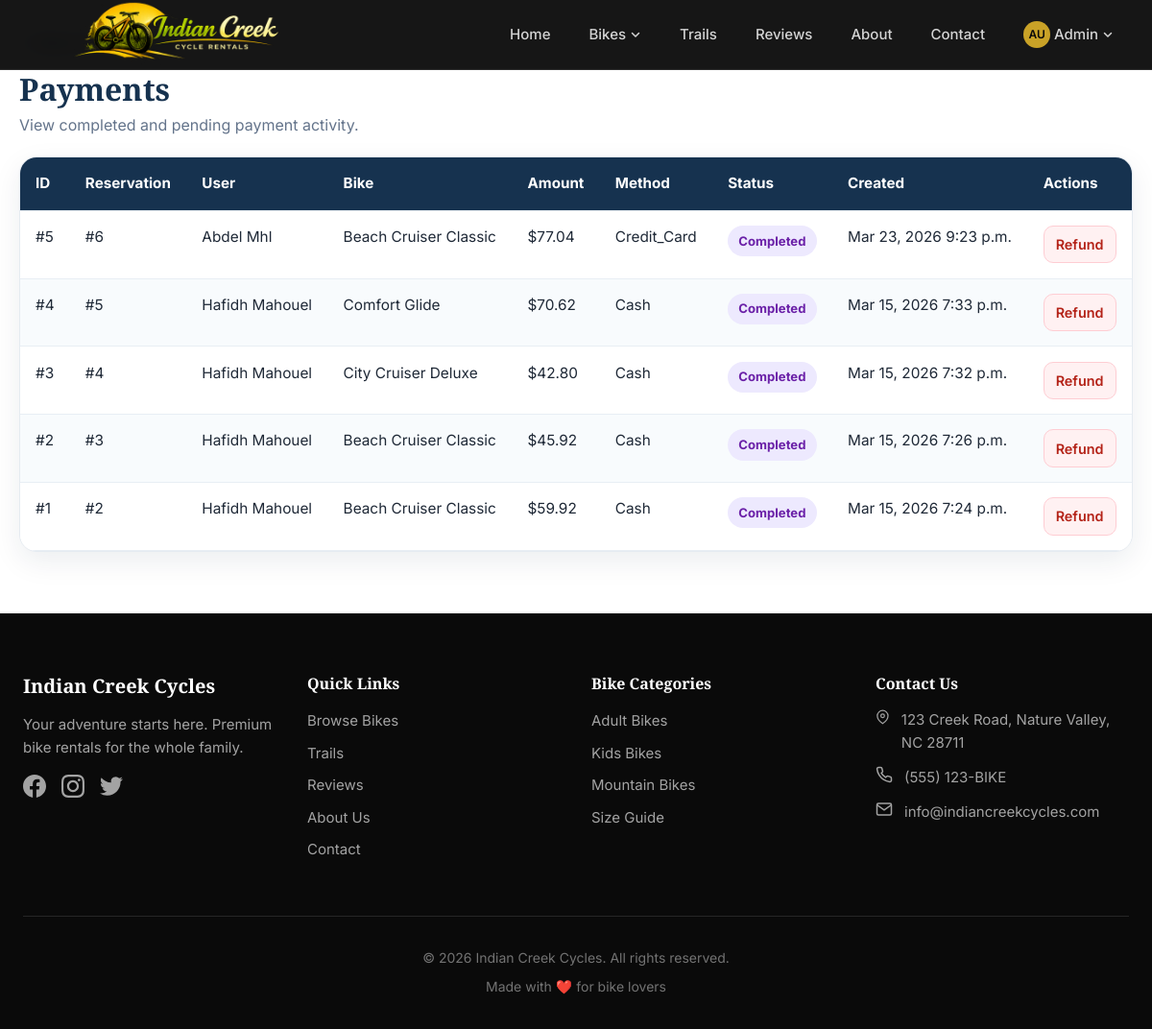
Page /admin-dashboard/payments/ (signed in) on the earlier database version.
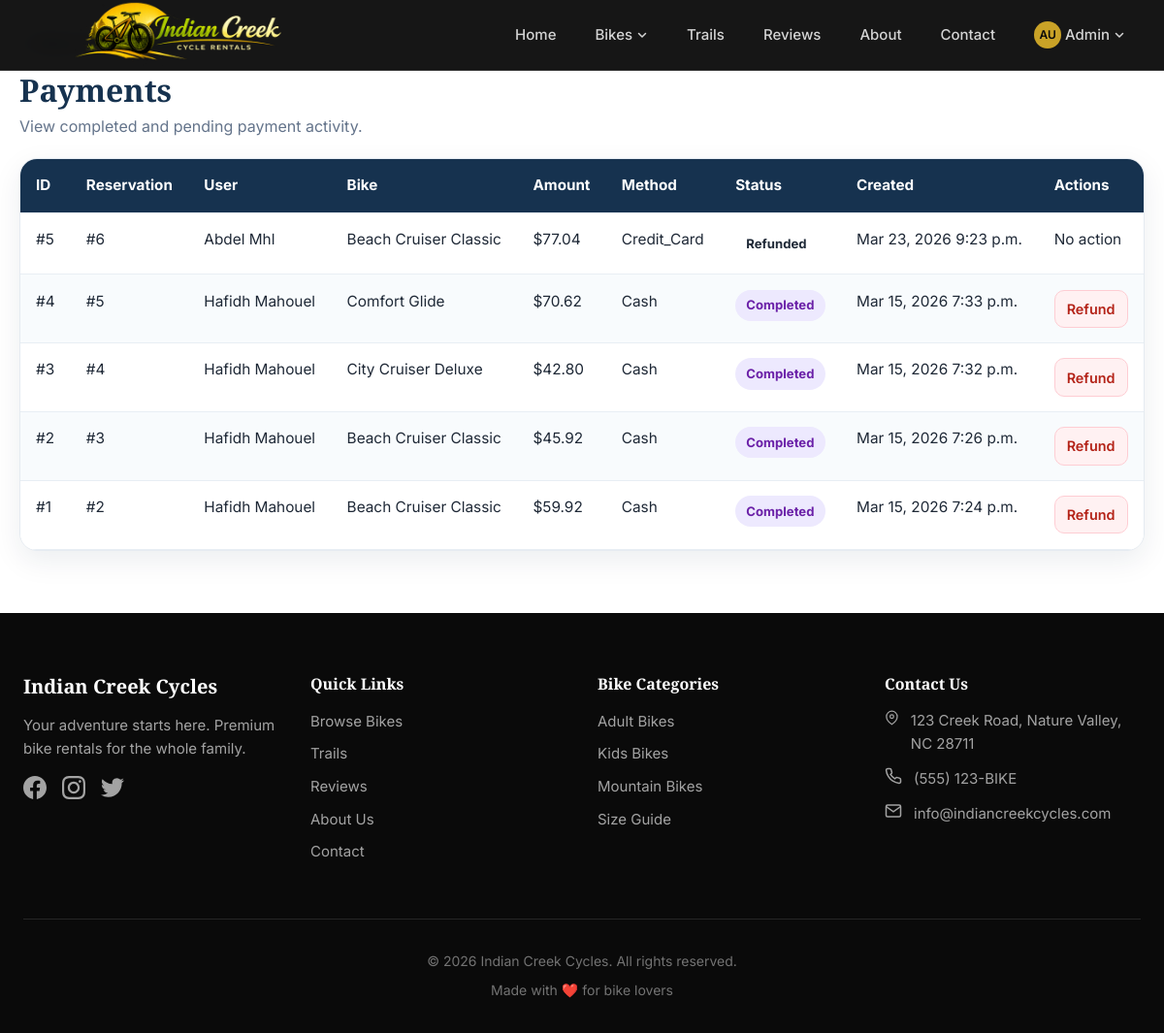
Same page on the later database version.
### payments/models.py (models this page shows, shortened)
class Payment(models.Model):
    PAYMENT_METHODS = [
        ('credit_card', 'Credit Card'),
        ('debit_card', 'Debit Card'),
        ('paypal', 'PayPal'),
        ('cash', 'Cash'),
    ]
    STATUS_CHOICES = [
        ('pending', 'Pending'),
        ('processing', 'Processing'),
        ('completed', 'Completed'),
        ('failed', 'Failed'),
        ('refunded', 'Refunded'),
    ]
    reservation = models.OneToOneField(
        Reservation,
        on_delete=models.CASCADE,
        related_name='payment'
    )
    transaction_id = models.CharField(max_length=100, unique=True, blank=True)
    subtotal = models.DecimalField(max_digits=10, decimal_places=2)
    tax_amount = models.DecimalField(max_digits=10, decimal_places=2)
    discount_amount = models.DecimalField(max_digits=10, decimal_places=2, default=0)
    total_amount = models.DecimalField(max_digits=10, decimal_places=2)
    payment_method = models.CharField(max_length=20, choices=PAYMENT_METHODS)
    status = models.CharField(max_length=20, choices=STATUS_CHOICES, default='pending')
    card_last_four = models.CharField(max_length=4, blank=True)
    card_brand = models.CharField(max_length=50, blank=True)
    promo_code = models.CharField(max_length=50, blank=True)
    created_at = models.DateTimeField(auto_now_add=True)
    processed_at = models.DateTimeField(null=True, blank=True)
    notes = models.TextField(blank=True)
    class Meta:
        ordering = ['-created_at']

### reservations/models.py (models this page shows, shortened)
class Reservation(models.Model):
    STATUS_CHOICES = [
        ('pending', 'Pending'),
        ('confirmed', 'Confirmed'),
        ('paid', 'Paid'),
        ('completed', 'Completed'),
        ('cancelled', 'Cancelled'),
    ]
    RENTAL_TYPES = [
        ('hourly', 'Hourly'),
        ('daily', 'Daily'),
        ('weekly', 'Weekly'),
    ]
    user = models.ForeignKey(
        settings.AUTH_USER_MODEL,
        on_delete=models.CASCADE,
        related_name='reservations'
    )
    bike = models.ForeignKey(
        Bike,
        on_delete=models.CASCADE,
        related_name='reservations'
    )
    accessories = models.ManyToManyField(
        Accessory,
        through='ReservationAccessory',
        blank=True,
        related_name='reservations'
    )
    rental_type = models.CharField(max_length=20, choices=RENTAL_TYPES, default='daily')
    rental_date = models.DateField()
    return_date = models.DateField()
    rental_duration = models.PositiveIntegerField(help_text="Duration in hours or days")
    bike_price = models.DecimalField(max_digits=10, decimal_places=2, default=0)
    accessories_price = models.DecimalField(max_digits=10, decimal_places=2, default=0)
    subtotal = models.DecimalField(max_digits=10, decimal_places=2, default=0)
    tax_amount = models.DecimalField(max_digits=10, decimal_places=2, default=0)
    total_price = models.DecimalField(max_digits=10, decimal_places=2, default=0)
    status = models.CharField(max_length=20, choices=STATUS_CHOICES, default='pending')
    waiver_signed = models.BooleanField(default=False)
    waiver_signed_at = models.DateTimeField(null=True, blank=True)
    created_at = models.DateTimeField(auto_now_add=True)
    updated_at = models.DateTimeField(auto_now=True)
    special_requests = models.TextField(blank=True)
    admin_notes = models.TextField(blank=True)
    class Meta:
        ordering = ['-created_at']

### accounts/models.py (models this page shows, shortened)
class User(AbstractUser):
    phone = models.CharField(max_length=20, blank=True)
    address = models.TextField(blank=True)
    city = models.CharField(max_length=100, blank=True)
    state = models.CharField(max_length=100, blank=True)
    zip_code = models.CharField(max_length=10, blank=True)
    date_of_birth = models.DateField(null=True, blank=True)
    emergency_contact_name = models.CharField(max_length=100, blank=True)
    emergency_contact_phone = models.CharField(max_length=20, blank=True)
    is_newsletter_subscribed = models.BooleanField(default=False)
    created_at = models.DateTimeField(auto_now_add=True)
    updated_at = models.DateTimeField(auto_now=True)
    class Meta:
        ordering = ['-date_joined']
    def get_full_name(self):
        return f"{self.first_name} {self.last_name}".strip() or self.username
    def get_initials(self):
        if self.first_name and self.last_name:
            return f"{self.first_name[0]}{self.last_name[0]}".upper()
        return self.username[:2].upper()

### bikes/models.py (models this page shows, shortened)
class Bike(models.Model):
    BIKE_TYPES = [
        ('adult', 'Adult Bike'),
        ('kids', 'Kids Bike'),
        ('mountain', 'Mountain Bike'),
    ]
    name = models.CharField(max_length=200)
    slug = models.SlugField(unique=True)
    category = models.ForeignKey(
        BikeCategory,
        on_delete=models.CASCADE,
        related_name='bikes'
    )
    bike_type = models.CharField(max_length=20, choices=BIKE_TYPES)
    size = models.ForeignKey(
        BikeSize,
        on_delete=models.SET_NULL,
        null=True,
        blank=True,
        related_name='bikes'
    )
    description = models.TextField()
    features = models.TextField(help_text="List key features, one per line")
    price_per_day = models.DecimalField(max_digits=8, decimal_places=2)
    price_per_hour = models.DecimalField(max_digits=8, decimal_places=2, null=True, blank=True)
    image = models.ImageField(upload_to='bikes/', blank=True, null=True)
    is_available = models.BooleanField(default=True)
    is_maintenance = models.BooleanField(default=False, help_text="Bike is under maintenance")
    maintenance_note = models.TextField(blank=True, help_text="Reason for maintenance")
    quantity_total = models.PositiveIntegerField(default=1, help_text="Total bikes of this model")
    created_at = models.DateTimeField(auto_now_add=True)
    updated_at = models.DateTimeField(auto_now=True)
    class Meta:
        ordering = ['category', 'name']

### core/views.py (the view)
# urls.py: path("admin-dashboard/payments/", views.admin_payments, name="admin_payments"),
@staff_member_required
def admin_payments(request):
    payments = Payment.objects.select_related("reservation", "reservation__user", "reservation__bike").order_by("-created_at")
    return render(request, "admin_dashboard/admin_payments.html", {"payments": payments})

### templates/admin_dashboard/admin_payments.html (shortened to what this page needs)
{% extends "admin_dashboard/base.html" %}
{% block content %}
<div class="admin-wrap">
    <a class="admin-back-link" href="{% url 'admin_dashboard' %}">← Back to Dashboard</a>
    <div class="admin-page-header">
        <div>
            <h1>Payments</h1>
            <p>View completed and pending payment activity.</p>
        </div>
    </div>
    <div class="admin-card">
        <div class="admin-table-wrap">
            <table class="admin-table">
                <thead>
                    <tr>
                        <th>ID</th>
                        <th>Reservation</th>
                        <th>User</th>
                        <th>Bike</th>
                        <th>Amount</th>
                        <th>Method</th>
                        <th>Status</th>
                        <th>Created</th>
                        <th>Actions</th>
                    </tr>
                </thead>
                <tbody>
                    {% for payment in payments %}
                    <tr>
                        <td>#{{ payment.id }}</td>
                        <td>#{{ payment.reservation.id }}</td>
                        <td>{{ payment.reservation.user.get_full_name|default:payment.reservation.user.username }}</td>
                        <td>{{ payment.reservation.bike.name }}</td>
                        <td>${{ payment.total_amount }}</td>
                        <td>{{ payment.payment_method|title }}</td>
                        <td>
                            <span class="status-pill status-{{ payment.status }}">
                                {{ payment.status }}
                            </span>
                        </td>
                        <td>{{ payment.created_at|date:"M j, Y g:i a" }}</td>
                        <td>
                            <div class="admin-actions">
                                {% if payment.status == "completed" %}
                                    <a class="admin-btn admin-btn-danger" href="{% url 'refund_payment' payment.id %}">
                                        Refund
                                    </a>
                                {% elif payment.status == "pending" or payment.status == "processing" %}
                                    <a class="admin-btn admin-btn-warning" href="{% url 'void_payment' payment.id %}">
                                        Void
                                    </a>
                                {% else %}
                                    <span class="muted">No action</span>
                                {% endif %}
                            </div>
                        </td>
                    </tr>
                    {% endfor %}
                </tbody>
            </table>
        </div>
    </div>
</div>
{% endblock %}

Differences in the rows shown:
changed Payment "Credit_Card": status "Completed" → "Refunded"; status "Refund" → "No action"
